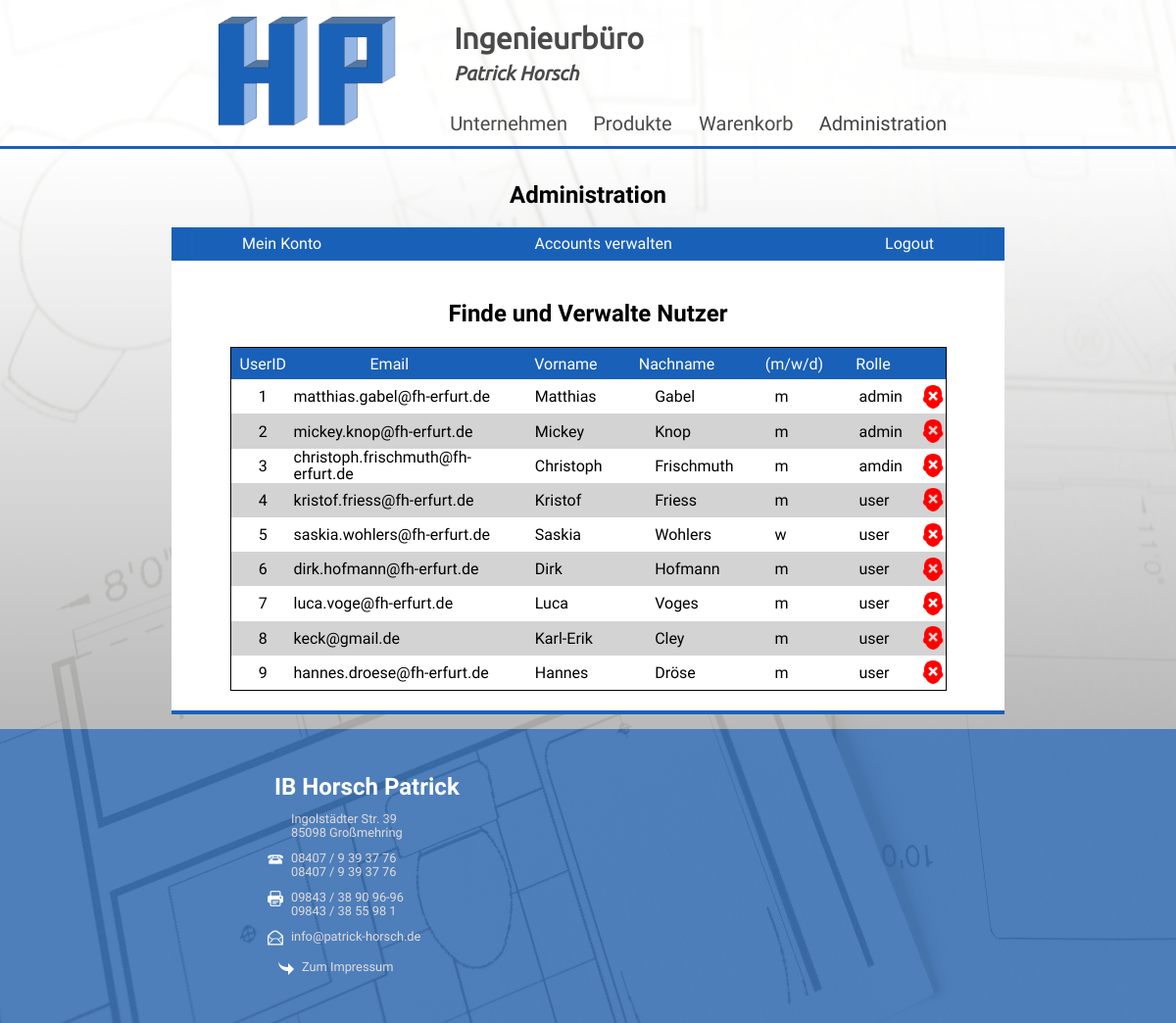
Page /index.php?c=administration&a=userManagement (signed in) on the committed database.
### tables this page shows
CREATE TABLE IF NOT EXISTS `members` (
  `id` INT NOT NULL AUTO_INCREMENT,
  `email` VARCHAR(255) NOT NULL,
  `password_hash` VARCHAR(255) NOT NULL,
  `roll` VARCHAR(45) NOT NULL DEFAULT 'user',
  `firstname` VARCHAR(255) NOT NULL,
  `lastname` VARCHAR(255) NOT NULL,
  `gender` CHAR NOT NULL,
  `phone` VARCHAR(20) NULL,
  `addresses_id` INT NOT NULL,
  PRIMARY KEY (`id`, `addresses_id`, `email`),
  INDEX `fk_customers_addresses1_idx` (`addresses_id` ASC),
  CONSTRAINT `fk_members_addresses1`
    FOREIGN KEY (`addresses_id`)
    REFERENCES `addresses` (`id`)
    ON DELETE NO ACTION
    ON UPDATE NO ACTION);

### core/controller.class.php (called while the page is built, shortened)
<?php
class Controller
{
    protected $controller  = null;
    protected $action 	   = null;
    protected $params = [];
    public function __construct($controller, $action)
    {
        $this->controller = $controller;
        $this->action = $action;
    }
    public function render()
    {
        $viewPath = VIEWSPATH.$this->controller.DIRECTORY_SEPARATOR.$this->action.'.php';
        extract($this->params);
        include $viewPath;
    }
    protected function setParam($key, $value = null)
    {
        $this->params[$key] = $value;
    }
}

### core/model.class.php (called while the page is built, shortened)
<?php
abstract class Model
{
    protected $schema = [
    ];
    private $values = [
    ];
    public static function tablename()
    {
        $class = get_called_class();
        if(defined($class.'::TABLENAME'))
        {
            return $class::TABLENAME;
        }
        return null;
    }
    public function __set($key, $value)
    {
        if(isset($this->schema[$key]))
        {
            $this->values[$key] = $value;
        }
        else
        {
            $className = get_called_class();
            throw new \Exception(`${key} does not exists in this class ${className}`);
        }
    }
    public function __get($key)
    {
        if(isset($this->schema[$key]))
        {
            return $this->values[$key];
        }
        else
        {
            $className = get_called_class();
            throw new \Exception(`${key} does not exists in this class ${className}`);
        }
    }
    public static function find($whereStr = '1')
    {
        $db = $GLOBALS['db'];
        $sqlStr = 'SELECT * FROM `'.self::tablename().'` WHERE '.$whereStr.';';
        $results = [];
        try
        {
            $results = $db->query($sqlStr)->fetchAll();
            $count = count($results);
            for ($i=0; $i < $count; ++$i)
            {
                $results[$i] = new $class($results[$i]);
            }
        }
        catch(\PDOException $error)
        {
            print_r($error);
        }
        return $results;
    }
}

### controllers/administrationController.php (called while the page is built, shortened)
<?php
class AdministrationController extends \dwp\core\Controller
{
    public function actionUserManagement()
    {
        $members = Members::find();
    }
}

### views/administration/usermanagement.php (the view)
<div id="administration-wraper">
    <?require_once SHAREDPATH . 'adminnav.php'; ?>
    <main>
        <form>
            <h2> Finde und Verwalte Nutzer </h2>
            <section id="managementTable">
                <div class="tableHeader">
                    <div class="userID"><ul>UserID</ul></div>
                    <div class="email"><ul>Email</ul></div>
                    <div class="firstname"><ul>Vorname</ul></div>
                    <div class="lastname"><ul>Nachname</ul></div>
                    <div class="gender"><ul>(m/w/d)</ul></div>
                    <div class="role"><ul>Rolle</ul></div>
                    <div class="kill"><ul></ul></div>
                </div>
                <? foreach ($members as $member): ?>
                    <div class="row">
                        <div class="userID"><ul><?= $member->id ?></ul></div>
                        <div class="email"><ul><?= $member->email ?></ul></div>
                        <div class="firstname"><ul><?= $member->firstname ?></ul></div>
                        <div class="lastname"><ul><?= $member->lastname ?></ul></div>
                        <div class="gender"><ul><?= $member->gender ?></ul></div>
                        <div class="role"><ul><?= $member->roll ?></ul></div>
                        <div class="iconImg">
                            <a href="<?= $_SERVER['SCRIPT_NAME'] ?>?c=administration&a=remove&member=<?=$member->id?>">
                                <img src="<?= ASSETSPATH . 'icons' . DIRECTORY_SEPARATOR . 'delete.png' ?> " alt="Entfernen"/>
                            </a>
                        </div>
                    </div>
                <? endforeach; ?>
            </section>
        </form>
    </main>
</div>

### index.php (shortened to what this page needs)
<?php
require_once COREPATH . 'controller.class.php';
require_once COREPATH . 'model.class.php';
$controllerName = 'pages';
$actionName = 'main';
if (isset($_GET['c'])) {
    $controllerName = $_GET['c'];
}
if (isset($_GET['a'])) {
    $actionName = $_GET['a'];
}
if (file_exists(CONTROLLERSPATH . $controllerName . 'Controller.php')) {
    $controller = new $className($controllerName, $actionName);
    $actionMethod = 'action' . ucfirst($actionName);
    if (!method_exists($controller, $actionMethod)) {
        redirect('index.php?c=errors&a=error404&error=noAction');
    } else {
        $controller->{$actionMethod}();
    }
} else {
    redirect('index.php?c=errors&a=error404&error=noController');
}
?>
<!DOCTYPE html>
<html lang="de">
    <head>
        <link href="<?= ASSETSPATH . 'ubuntu' . DIRECTORY_SEPARATOR . 'stylesheet.css' ?>" rel="stylesheet">
        <link href="<?= ASSETSPATH . 'vollkorn' . DIRECTORY_SEPARATOR . 'stylesheet.css' ?>" rel="stylesheet">
        <link href="<?= ASSETSPATH . 'designs' . DIRECTORY_SEPARATOR . 'design-index.css' ?>" rel="stylesheet">
    </head>
    <body>
        <div id="page-container">
            <? require_once SHAREDPATH . "header.php" ?>
            <div id="content-wrap">
                <?php
                $controller->render();
                ?>
            </div>
            <? require_once SHAREDPATH .  "footer.php" ?>
        </div>
    </body>
</html>

### views/pages/shared/header.php (shortened to what this page needs)
<header>
    <div id="head_container">
        <div id="sek-head-logo">
            <a href="<?= $_SERVER['SCRIPT_NAME'] ?>?c=pages&a=main">
            <img src="<?= ASSETSPATH . 'logo/logo.png' ?>" alt="Logo">
            </a>
        </div>
        <div id="sek-headcontent">
            <a href="<?= $_SERVER['SCRIPT_NAME'] ?>?c=pages&a=main">
            <h1>Ingenieurbüro</h1>
            <h2>Patrick Horsch</h2>
            </a>
            <nav>
                <ul class="navigation">
                    <div id="respSubNavHome" for="homeSubToggle">
                        <li><label for="homeSubToggle" class="navigation">Unternehmen</label>
                        </li>
                    </div>
                    <li><a href="<?= $_SERVER['SCRIPT_NAME'] ?>?c=shop&a=categories">Produkte</a></li>
                    <?php
                    if (isset($_SESSION['email'])) {
                        echo '<li><a href="' . $_SERVER['SCRIPT_NAME'] . '?c=shop&a=cart">Warenkorb</a></li>';
                        if (isset($_SESSION['email']) && $_SESSION['isAdmin'] == 1) {
                            echo'<div id="respSubNav" for="subToggle">';
                            echo '<li><label for="subToggle" class="navigation"><span>Administration</span></label>';
                            echo '<ul class="subNavigation">';
                            echo '</ul></li>';
                            echo '</div>';
                        } else if (isset($_SESSION['email']) && $_SESSION['isAdmin'] == 0) {
                            echo'<div id="respSubNav" for="subToggle">';
                            echo '<li><label for="subToggle" class="navigation"><span>Account</span></label>';
                            echo '<input class="subMenuToggle" type="checkbox" id="subToggle">';
                            echo '<ul class="subNavigation">';
                            echo '<li><a href="' . $_SERVER['SCRIPT_NAME'] . '?c=administration&a=myData">Daten ändern</a></li>';
                            echo '<li><a href="' . $_SERVER['SCRIPT_NAME'] . '?c=accounts&a=logout">Logout</a></li>';
                            echo '</ul></li>';
                            echo '</div>';
                        }
                    } else {
                        echo '<li><a href="' . $_SERVER['SCRIPT_NAME'] . '?c=accounts&a=login" class=\'submitLogout\'>Login</a></li>';
                    }
                    ?>
                </ul>
            </nav>
        </div>
    </div>
</header>

### views/pages/shared/adminnav.php
<?php
if (isset($_SESSION['email']) && $_SESSION['isAdmin'] == 1) {
    echo '<h2>Administration</h2>';
} else {
    echo '<h2 class="mydata">Mein Konto</h2>';
}
?>
<div id="adminnav-wraper">
    <div class="menubar">
        <?php
        echo '<li><a href="' . $_SERVER['SCRIPT_NAME'] . '?c=administration&a=mydata">Mein Konto</a></li>';
        if (isset($_SESSION['email']) && $_SESSION['isAdmin'] == 1) {
            echo '<li><a href="' . $_SERVER['SCRIPT_NAME'] . '?c=administration&a=usermanagement">Accounts verwalten</a></li>';
        } else if (isset($_SESSION['email']) && $_SESSION['isAdmin'] == 0) {
            echo '<li><a href="' . $_SERVER['SCRIPT_NAME'] . '?c=administration&a=myorders">Meine Aufträge</a></li>';
        }
        echo '<li><a href="' . $_SERVER['SCRIPT_NAME'] . '?c=accounts&a=logout">Logout</a></li>';
        ?>
    </div>
</div>

### views/pages/shared/footer.php
<footer>
    <section>
        <div class="left">
            <ul>
                <h2>IB Horsch Patrick</h2>
            </ul>
            <ul>
                <li><img src="<?= ASSETSPATH . 'icons' . DIRECTORY_SEPARATOR . 'marker.png' ?>"/></li>
                <li>Ingolstädter Str. 39</li>
                <li>85098 Großmehring</li>
            </ul>
            <ul>
                <li><img src="<?= ASSETSPATH . 'icons' . DIRECTORY_SEPARATOR . 'phone.png' ?>"/></li>
                <li>08407 / 9 39 37 76</li>
                <li>08407 / 9 39 37 76</li>
            </ul>
            <ul>
                <li><img src="<?= ASSETSPATH . 'icons' . DIRECTORY_SEPARATOR . 'printer.png' ?>"/></li>
                <li>09843 / 38 90 96-96</li>
                <li>09843 / 38 55 98 1</li>
            </ul>
            <ul>
                <li><img src="<?= ASSETSPATH . 'icons' . DIRECTORY_SEPARATOR . 'mail.png' ?>"/></li>
                <li>
                    info@patrick-horsch.de
                </li>
            </ul>
            <ul id="impres">
                <li><img src="<?= ASSETSPATH . 'icons' . DIRECTORY_SEPARATOR . 'impres.png' ?>"/></li>
                <li><a href="<?= $_SERVER['SCRIPT_NAME'] ?>?c=pages&a=imprint">Zum Impressum</a></li>
            </ul>
        </div>
        <div class="right">
            <ul>
                <li><iframe src="https://www.google.com/maps/embed?pb=!1m18!1m12!1m3!1d2629.868419496588!2d11.523245315834837!3d48.76530901520996!2m3!1f0!2f0!3f0!3m2!1i1024!2i768!4f13.1!3m3!1m2!1s0x479e5517a522c065%3A0x2ad0f38dd96ff57e!2sIngolst%C3%A4dter%20Str.%2039%2C%2085098%20Gro%C3%9Fmehring!5e0!3m2!1sde!2sde!4v1610125519667!5m2!1sde!2sde"
                            width="300" height="200" frameborder="0" style="border:0;" allowfullscreen="" aria-hidden="false" tabindex="0"></iframe></li>
            </ul>
        </div>
    </section>
</footer>

### rows in the picture
members: id "1", email "matthias.gabel@fh-erfurt.de", firstname "Matthias", lastname "Gabel", gender "m", roll "admin"
members: id "2", email "mickey.knop@fh-erfurt.de", firstname "Mickey", lastname "Knop", gender "m", roll "admin"
members: id "3", email "christoph.frischmuth@fh-erfurt.de", firstname "Christoph", lastname "Frischmuth", gender "m", roll "amdin"
members: id "4", email "kristof.friess@fh-erfurt.de", firstname "Kristof", lastname "Friess", gender "m", roll "user"
members: id "5", email "saskia.wohlers@fh-erfurt.de", firstname "Saskia", lastname "Wohlers", gender "w", roll "user"
members: id "6", email "dirk.hofmann@fh-erfurt.de", firstname "Dirk", lastname "Hofmann", gender "m", roll "user"
members: id "7", email "luca.voge@fh-erfurt.de", firstname "Luca", lastname "Voges", gender "m", roll "user"
members: id "8", email "keck@gmail.de", firstname "Karl-Erik", lastname "Cley", gender "m", roll "user"
members: id "9", email "hannes.droese@fh-erfurt.de", firstname "Hannes", lastname "Dröse", gender "m", roll "user"
